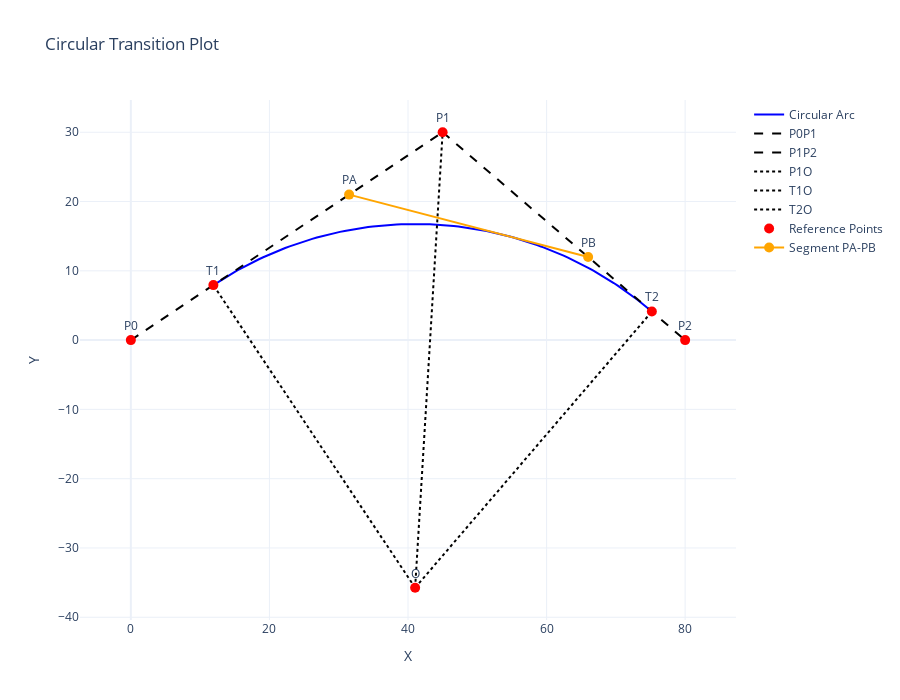

The cell this chart's notebook holds for it:
### Markdown cell above
## 1.2.2 Circle Tangent to a Constraining Tangent Segment (CTS)

In some cases, a circular transition must be **tangent to a constraining tangent segment (CTS)**. This ensures that the circular arc does not extend beyond a predefined boundary while maintaining a smooth connection between road segments.

### **Problem Definition**
A **Constraining Tangent Segment (CTS)** acts as a geometric boundary that the circular transition must be tangent to. This is particularly useful in road design when:
- The road alignment must avoid a specific area.
- The curvature of the transition must be constrained to meet safety or design regulations.
- The transition must smoothly connect two straight sections without exceeding a given limit.

### **Mathematical Formulation**
To determine the unique radius $R^*$ that ensures tangency to the CTS, we follow these steps:

1. **Define Points $P_A$ and $P_B$**:  
   These are the **intersection points** of the CTS with the straight road segments $P_0P_1$ and $P_1P_2$.  
   They are computed using the parametric equations of the lines:
   
   $$ P_A = P_1 + t_A \cdot (P_0 - P_1), \quad P_B = P_1 + t_B \cdot (P_2 - P_1) $$

   where $t_A$ and $t_B$ are user-defined parameters that locate $P_A$ and $P_B$ along the respective segments.

2. **Compute the Area of Triangle $P_A, P_1, P_B$**:

   $$ A_{CTS} = \frac{1}{2} \left| P_A^x (P_1^y - P_B^y) + P_1^x (P_B^y - P_A^y) + P_B^x (P_A^y - P_1^y) \right| $$

3. **Compute the Perimeter of Triangle $P_A, P_1, P_B$**:

   $$ P_{CTS} = \| P_A - P_1 \| + \| P_B - P_1 \| + \| P_A - P_B \| $$

4. **Compute the Semiperimeter**:

   $$ S_{CTS} = \frac{P_{CTS}}{2} $$

5. **Compute the Unique Radius $R^*$**:

   $$ R^* = \frac{A_{CTS}}{S_{CTS} - \| P_A - P_B \|} $$

### **Computational Approach**
To implement this method computationally, we introduce the function:
- `CircularTransition.ConstrainTangentSegment(P0, P1, P2, tA, tB)`, which:
  - Computes $P_A$ and $P_B$ based on user-defined parameters $t_A$ and $t_B$.
  - Calculates $A_{CTS}$, $P_{CTS}$, and $S_{CTS}$.
  - Determines $R^*$ using the formula above.
  - Returns a new instance of `CircularTransition` with the computed radius.

This method ensures that the generated circular arc remains tangent to the CTS, providing a structured and controlled transition between road segments.

![Fig3.png](attachment:007298e6-b69b-4fa2-85bb-16d0dfb011b9.png)

**Figure 2**: Geometric representation of the transition constrained by a tangent segment (CTS).


---

### Code cell
# Define problem data
P0 = [0, 0]
P1 = [45, 30]
P2 = [80, 0]
tA = 0.3  # User-defined parameter for PA
tB = 0.6  # User-defined parameter for PB

# Create the transition using ConstrainTangentSegment
transition, PA, PB = CircularTransition.ConstrainTangentSegment(P0, P1, P2, tA, tB)

# Visualize the result including the segment PA-PB
transition.Plot(PA=PA, PB=PB)

### Figure 1 — Plotly figure (JSON) as saved in the notebook; plotly's stock layout.template omitted (floating-point values rounded to 4 significant figures)
{"data": [{"line": {"color": "blue", "width": 2}, "mode": "lines", "name": "Circular Arc", "type": "scatter", "x": [11.91, 12.48, 13.06, 13.65, 14.24, 14.83, 15.43, 16.03, 16.64, 17.25, 17.86, 18.48, 19.11, 19.73, 20.36, 21.0, 21.63, 22.27, 22.92, 23.57, 24.21, 24.87, 25.52, 26.18, 26.84, 27.51, 28.17, 28.84, 29.51, 30.18, 30.85, 31.53, 32.21, 32.88, 33.56, 34.25, 34.93, 35.61, 36.3, 36.98, 37.67, 38.35, 39.04, 39.73, 40.41, 41.1, 41.79, 42.48, 43.16, 43.85, 44.54, 45.22, 45.91, 46.59, 47.28, 47.96, 48.64, 49.32, 50.0, 50.67, 51.35, 52.02, 52.69, 53.36, 54.03, 54.69, 55.36, 56.02, 56.68, 57.33, 57.98, 58.63, 59.28, 59.92, 60.56, 61.2, 61.83, 62.46, 63.09, 63.71, 64.33, 64.94, 65.55, 66.16, 66.76, 67.35, 67.95, 68.54, 69.12, 69.7, 70.27, 70.84, 71.4, 71.96, 72.51, 73.06, 73.6, 74.14, 74.67, 75.19], "y": [7.94, 8.318, 8.688, 9.05, 9.405, 9.752, 10.09, 10.42, 10.75, 11.06, 11.37, 11.67, 11.96, 12.24, 12.52, 12.78, 13.04, 13.29, 13.53, 13.77, 13.99, 14.21, 14.41, 14.61, 14.8, 14.98, 15.16, 15.32, 15.48, 15.62, 15.76, 15.89, 16.01, 16.12, 16.22, 16.32, 16.4, 16.48, 16.54, 16.6, 16.65, 16.69, 16.72, 16.74, 16.75, 16.76, 16.75, 16.74, 16.71, 16.68, 16.64, 16.59, 16.53, 16.46, 16.38, 16.3, 16.2, 16.1, 15.99, 15.86, 15.73, 15.59, 15.45, 15.29, 15.12, 14.95, 14.76, 14.57, 14.37, 14.16, 13.94, 13.72, 13.48, 13.24, 12.99, 12.73, 12.46, 12.18, 11.9, 11.61, 11.31, 11.0, 10.68, 10.35, 10.02, 9.68, 9.331, 8.975, 8.611, 8.239, 7.86, 7.473, 7.079, 6.678, 6.269, 5.853, 5.43, 5.0, 4.563, 4.119]}, {"line": {"color": "black", "dash": "dash", "width": 2}, "mode": "lines", "name": "P0P1", "type": "scatter", "x": [0, 45], "y": [0, 30]}, {"line": {"color": "black", "dash": "dash", "width": 2}, "mode": "lines", "name": "P1P2", "type": "scatter", "x": [45, 80], "y": [30, 0]}, {"line": {"color": "black", "dash": "dot", "width": 2}, "mode": "lines", "name": "P1O", "type": "scatter", "x": [41.03, 45], "y": [-35.74, 30]}, {"line": {"color": "black", "dash": "dot", "width": 2}, "mode": "lines", "name": "T1O", "type": "scatter", "x": [41.03, 11.91], "y": [-35.74, 7.94]}, {"line": {"color": "black", "dash": "dot", "width": 2}, "mode": "lines", "name": "T2O", "type": "scatter", "x": [41.03, 75.19], "y": [-35.74, 4.119]}, {"marker": {"color": "red", "size": 10}, "mode": "markers+text", "name": "Reference Points", "text": ["P0", "P1", "P2", "O", "T1", "T2"], "textposition": "top center", "type": "scatter", "x": [0, 45, 80, 41.03, 11.91, 75.19], "y": [0, 30, 0, -35.74, 7.94, 4.119]}, {"line": {"color": "orange", "width": 2}, "marker": {"color": "orange", "size": 10}, "mode": "lines+markers+text", "name": "Segment PA-PB", "text": ["PA", "PB"], "textposition": "top center", "type": "scatter", "x": [31.5, 66], "y": [21, 12]}], "layout": {"height": 700, "title": {"text": "Circular Transition Plot"}, "width": 900, "xaxis": {"autorange": true, "domain": [0, 1], "range": [-6.834, 86.83], "scaleanchor": "y", "scaleratio": 1, "title": {"text": "X"}, "type": "linear"}, "yaxis": {"autorange": true, "domain": [0, 1], "range": [-40.39, 34.65], "scaleanchor": "x", "scaleratio": 1, "title": {"text": "Y"}, "type": "linear"}}}
